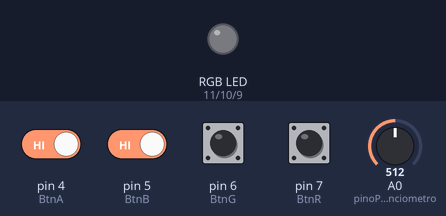
Bench run of a sketch on a simulated Arduino Uno, built with avr-gcc and run on an emulated ATmega328P. On the bench: an RGB LED mixed from three pins (HIGH = lit). The test bench sets the inputs (shaded band); at power-on: pin 4 (BtnA), pin 5 (BtnB), pin 6 (BtnG), pin 7 (BtnR) HIGH, A0 (pinoPotenciometro) = 512. Dim RGB values are drawn brighter than linear.

Above: at 1.2 s.
1.3 s: pin 4 (BtnA) driven LOW and pin 5 (BtnB) driven LOW
At 2.5 s:
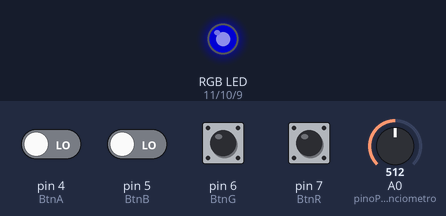
2.8 s: A0 (pinoPotenciometro) set to 716
At 3.9 s:
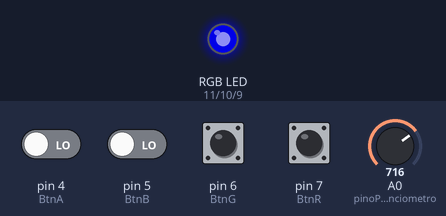
4.3 s: pin 6 (BtnG) pulled LOW for 0.15 s
At 5.1 s:
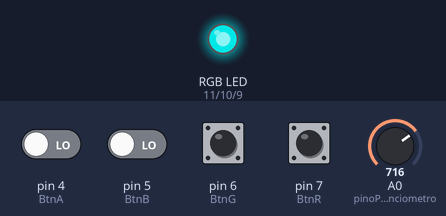
5.9 s: pin 4 (BtnA) driven HIGH
At 6.5 s:
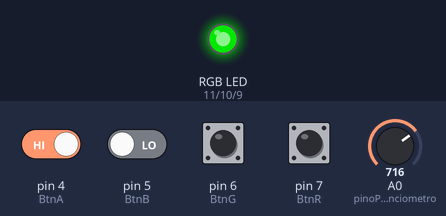
7.4 s: pin 4 (BtnA) driven LOW
At 7.7 s:
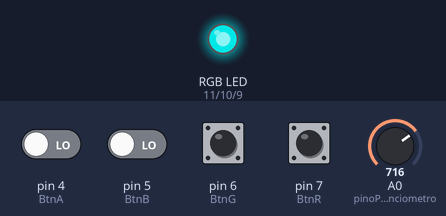
8.9 s: pin 7 (BtnR) pulled LOW for 0.15 s
At 10.2 s:
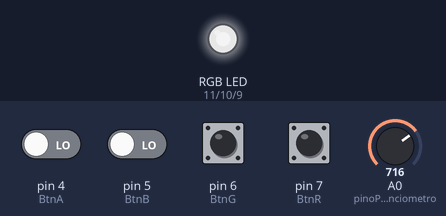
Timing chart, 0 to 11.5 s (numbered marks = the images above; inputs shaded):
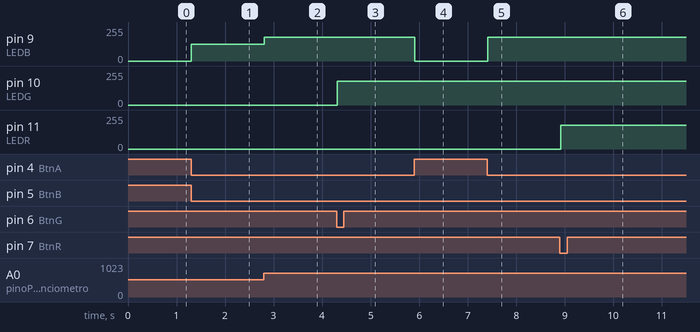

The sketch:

class8_rgb.ino
```cpp
const int LEDR = 11;//LED RED
const int LEDG = 10;//LED GREEN
const int LEDB = 9;//LED BLUE
const int BtnR = 7;//Button LED red
const int BtnG = 6;//Button LED green
const int BtnB = 5;//Button LED blue
const int BtnA = 4;
const int pinoPotenciometro = A0;

//Variables to stock Button(s) value(s)
int readBtnR;
int readBtnG;
int readBtnB;
int readBtnA;
int leituraPotenciometro;
int pwmR = 0;
int pwmG = 0;
int pwmB = 0;

void setup() {
  pinMode(LEDR, OUTPUT);
  pinMode(LEDG, OUTPUT);
  pinMode(LEDB, OUTPUT);
  pinMode(BtnR, INPUT_PULLUP);
  pinMode(BtnG, INPUT_PULLUP);
  pinMode(BtnB, INPUT_PULLUP);
  pinMode(BtnA, INPUT_PULLUP);
  pinMode(pinoPotenciometro, INPUT);
}

void loop() {
  //Read thte button(s) state(s)
  readBtnR = digitalRead(BtnR);
  readBtnG = digitalRead(BtnG);
  readBtnB = digitalRead(BtnB);
  readBtnA = digitalRead(BtnA);
  leituraPotenciometro = analogRead(pinoPotenciometro);
// Red
  if(readBtnR == LOW){
    if(readBtnA == LOW) {
      pwmR = map(leituraPotenciometro, 0, 1023, 0, 255);
      analogWrite(LEDR, pwmR);
    }else {
      analogWrite(LEDR, 0);
    }
  }
// Green
  if(readBtnG == LOW){
    if(readBtnA == LOW) {
      pwmG = map(leituraPotenciometro, 0, 1023, 0, 255);
      analogWrite(LEDG, pwmG);
    }else {
      analogWrite(LEDG, 0);
    }
  }
// Blue
  if(readBtnB == LOW){
    if(readBtnA == LOW) {
      pwmB = map(leituraPotenciometro, 0, 1023, 0, 255);
      analogWrite(LEDB, pwmB);
    }else {
      analogWrite(LEDB, 0);
    }
  }
  delay(100);
}
```

Measured:
- after the input at 1.3 s, pin 9 (LEDB): 0/255 → 127/255 at once
- after the input at 2.8 s, pin 9 (LEDB): 127/255 → 178/255 at once
- after the input at 4.3 s, pin 10 (LEDG): 0/255 → 178/255 at once
- after the input at 5.9 s, pin 9 (LEDB): 178/255 → 0/255 at once
- after the input at 7.4 s, pin 9 (LEDB): 0/255 → 178/255 at once
- after the input at 8.9 s, pin 11 (LEDR): 0/255 → 178/255 at once
